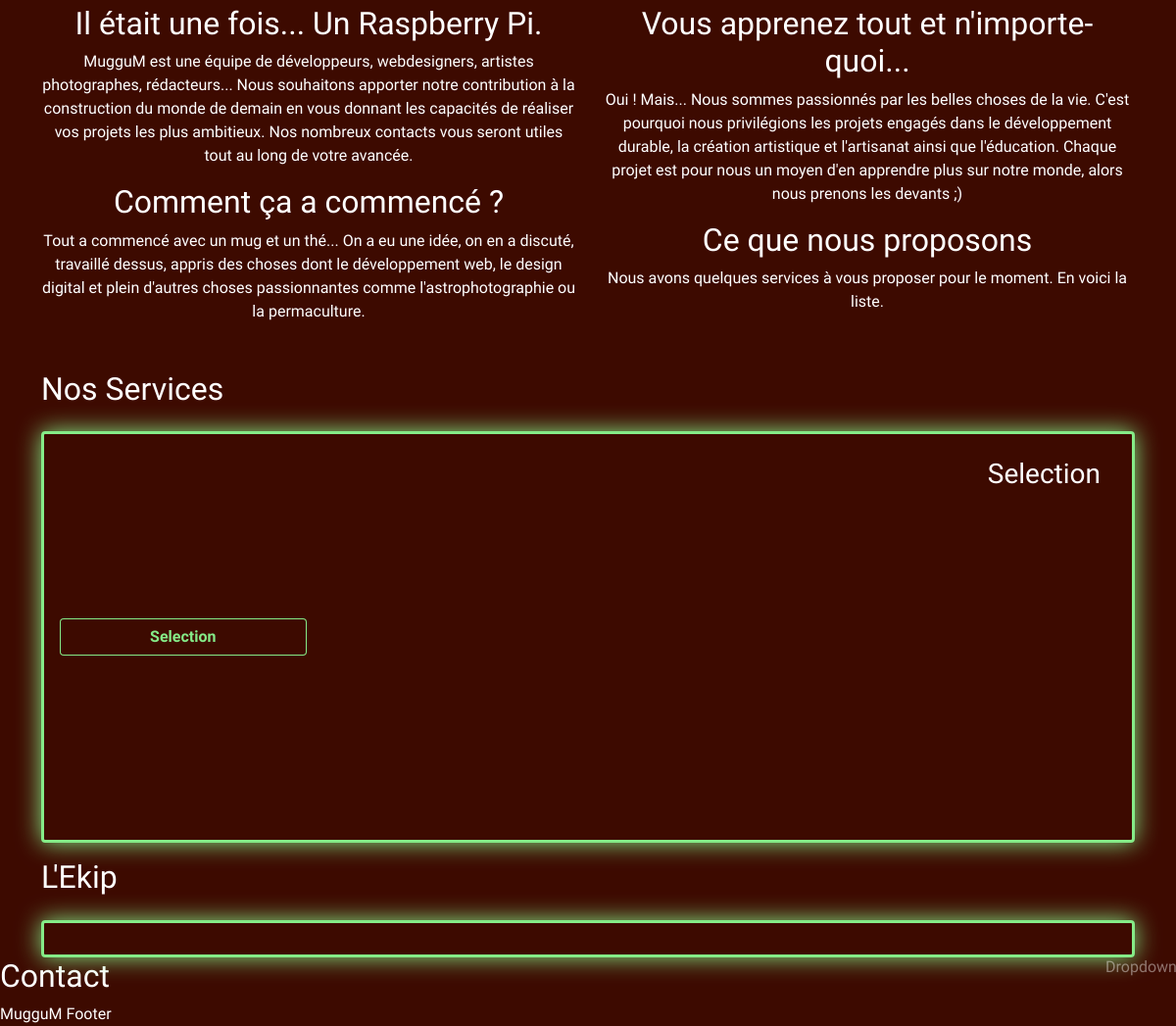
Before: / (lower part) with the older database file.
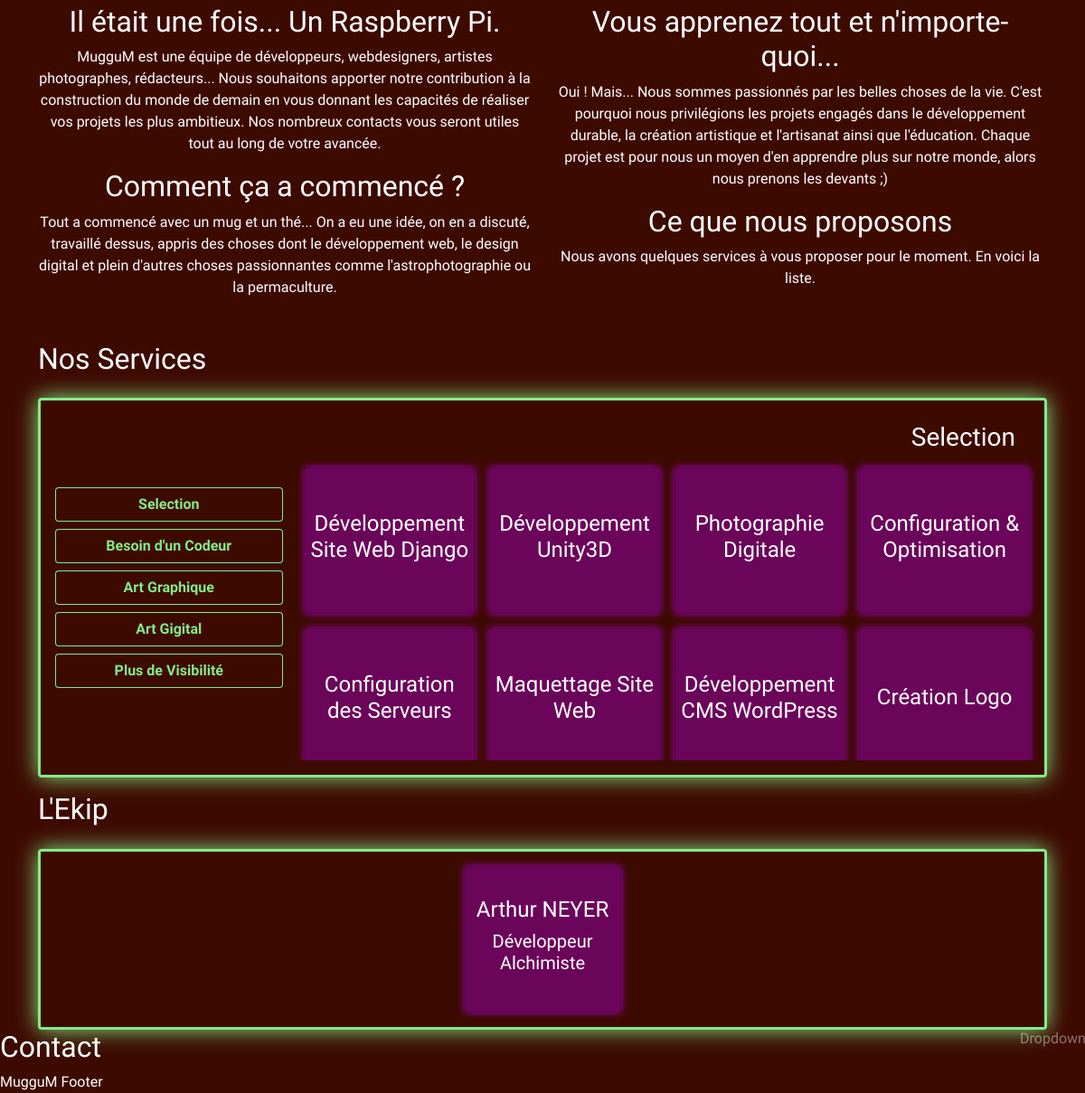
After: the same page with the newer database file.
### muggum/models.py (models this page shows, shortened)
class ServiceCategory(models.Model):
    title = models.CharField(max_length=31)
    energy = models.PositiveSmallIntegerField(default=0)

class Service(models.Model):
    category = models.ManyToManyField(ServiceCategory, null=True, related_name='service_set')
    title = models.CharField(max_length=31)
    description = models.TextField(max_length=2048, null=True, blank=True)
    online = models.BooleanField(default=False)
    selection = models.BooleanField(default=False)
    energy = models.PositiveSmallIntegerField(default=0)
    price = models.PositiveSmallIntegerField(default=0)
    price_fixe = models.BooleanField(default=False)

class Mug(models.Model):
    user = models.ForeignKey(User, on_delete=models.SET_NULL, null=True)
    firstname = models.CharField(max_length=31, null=True)
    lastname = models.CharField(max_length=31, null=True)
    job = models.CharField(max_length=31, null=True)

### muggum/views.py (the view)
# urls.py: path('', views.muggum, name='muggum_onepage'),
def muggum(request):
    services = Service.objects.filter(online=True).order_by('-energy').all()
    categories = ServiceCategory.objects.all()
    services_categories = []
    for service in services:
        for category in categories:
            if category in service.category.all():
                if category not in services_categories:
                    services_categories.append(category)
    selection = Service.objects.filter(selection=True, online=True).order_by('-energy').all()
    ekip = Mug.objects.all()
    context = {
        'services_categories': services_categories,
        'selection': selection,
        'ekip': ekip,
    }
    return render(request, 'muggum/muggum.html', context)

### muggum/templates/muggum/muggum.html (shortened to what this page needs)
{% extends "singularity/base.html" %}
{% load static %}
{% block stylesheets %}
  {{ block.super }}
  <link rel="stylesheet" href="{% static 'muggum/css/master.css' %}">
  <link rel="stylesheet" href="{% static 'muggum/css/btns.css' %}">
  <link rel="stylesheet" href="{% static 'muggum/css/filters.css' %}">
{% endblock stylesheets %}
{% block content %}
  {% include "muggum/components/navbar.html" %}
  {% include "muggum/sections/history.html" %}
  {% include "muggum/sections/services.html" %}
  {% include "muggum/sections/ekip.html" %}
  {% include "muggum/sections/contact.html" %}
  {% include "muggum/components/footer.html" %}
{% endblock content %}

### singularity/templates/singularity/base.html (shortened to what this page needs)
{% load static %}
{% load template_api_settings %}
<!DOCTYPE html>
<html lang="fr">
  <head>
      {% block stylesheets %}
        <link href="https://cdn.jsdelivr.net/npm/bootstrap@5.0.1/dist/css/bootstrap.min.css" rel="stylesheet">
      {% endblock stylesheets %}
  </head>
  <body id="singularity_body" onload="javascript:initSingularity();"
    data-badge="{% static 'singularity/universe_menu/images/clown_nebula_alpha.png' %}"
    data-pagename="identity_home">
    {% block content %}{% endblock content %}
  </body>
</html>

### muggum/templates/muggum/components/navbar.html
<nav class="muggum-fab">
  Dropdown
</nav>

### muggum/templates/muggum/sections/header.html (shortened to what this page needs)
{% load static %}

### muggum/templates/muggum/sections/history.html
<div class="container">
  <div class="row py-3">
    <div class="col-12 col-md-6">
      <div class="d-block">
        <h2 class="w-100 text-start text-md-center">
          Il était une fois... Un&nbspRaspberry&nbspPi.
        </h2>
        <p class="w-100 text-start text-md-center">
          MugguM est une équipe de développeurs, webdesigners, artistes photographes, rédacteurs...
          Nous souhaitons apporter notre contribution à la construction du monde de demain en vous
          donnant les capacités de réaliser vos projets les plus ambitieux. Nos nombreux contacts vous
          seront utiles tout au long de votre avancée.
        </p>
      </div>
      <div class="d-block">
        <h2 class="w-100 text-end text-md-center">
          Comment ça a commencé ?
        </h2>
        <p class="w-100 text-end text-md-center">
          Tout a commencé avec un mug et un thé... On a eu une idée, on en a discuté, travaillé dessus,
          appris des choses dont le développement web, le design digital et plein d'autres choses
          passionnantes comme l'astrophotographie ou la permaculture.
        </p>
      </div>
    </div>
    <div class="col-12 col-md-6">
      <div class="d-block">
        <h2 class="w-100 text-start text-md-center">
          Vous apprenez tout et n'importe-quoi...
        </h2>
        <p class="w-100 text-start text-md-center">
          Oui ! Mais... Nous sommes passionnés par les belles choses de la vie. C'est pourquoi nous
          privilégions les projets engagés dans le développement durable, la création artistique et
          l'artisanat ainsi que l'éducation. Chaque projet est pour nous un moyen d'en apprendre plus
          sur notre monde, alors nous prenons les devants ;)
        </p>
      </div>
      <div class="d-block">
        <h2 class="w-100 text-end text-md-center">
          Ce que nous proposons
        </h2>
        <p class="w-100 text-end text-md-center">
          Nous avons quelques services à vous proposer pour le moment. En voici la liste.
        </p>
      </div>
    </div>
  </div>
</div>

### muggum/templates/muggum/sections/services.html (shortened to what this page needs)
<div class="container">
  <h2 class="py-3">Nos Services</h2>
  <div class="card services-card">
    <div class="card-body h-100">
      <div class="row h-100">
        <div class="col-12 col-md-4 col-lg-3 d-flex flex-column justify-content-center h-100">
          <div class="row g-2 justify-content-center">
            <div class="col-12">
              <a class="w-100 btn btn-secondary btn-service-category" href="#">Selection</a>
            </div>
            {% for category in services_categories %}
              <div class="col-12">
                <a class="w-100 btn btn-secondary btn-service-category" href="#">{{ category.title }}</a>
              </div>
            {% endfor %}
          </div>
        </div>
        <div class="col-12 col-md-8 col-lg-9 h-100 d-none d-md-block service-list">
          <h3 class="text-end px-3 py-2">Selection</h3>
          <div class="row g-3 justify-content-center">
            {% for service in selection %}
              <div class="col-12 col-sm-6 col-md-5 col-lg-3">
                <div class="card card-service">
                  <h4 class="text-center">
                    {{ service.title }}
                  </h4>
                </div>
              </div>
            {% endfor %}
          </div>
        </div>
      </div>
    </div>
  </div>
</div>

### muggum/templates/muggum/sections/ekip.html (shortened to what this page needs)
<div class="container">
  <h2 class="py-3">L'Ekip</h2>
  <div class="card ekip-card">
    <div class="card-body">
      <div class="row g-2 justify-content-evenly">
        {% for mug in ekip %}
          <div class="col-12 col-sm-8 col-md-4 col-lg-3 col-xl-2">
            <div class="card card-mug">
              <h4 class="text-center">{{ mug.firstname }} {{ mug.lastname }}</h4>
              <h5 class="text-center">{{ mug.job }}</h5>
            </div>
          </div>
        {% endfor %}
      </div>
    </div>
  </div>
</div>

### muggum/templates/muggum/sections/contact.html
<h2>Contact</h2>

### muggum/templates/muggum/components/footer.html
<footer>
  MugguM Footer
</footer>

### muggum/static/muggum/css/master.css (style rules this page uses)
* { font-family:"Dosis",sans-serif }
body { margin:0;padding-top:24px;background-color:#3d0a00;color:#fff }
.services-card { max-height:420px;height:420px }
.services-card .service-list { overflow-y:auto }
.services-card,.ekip-card { background-color:transparent !important;border:3px solid rgba(139,254,147,.92);box-shadow:0 0 24px rgba(139,254,147,.92) }
.services-card .card-service,.services-card .card-mug,.ekip-card .card-service,.ekip-card .card-mug { height:162px;background-color:rgba(171,0,214,.42);box-shadow:0 0 9px rgba(171,0,214,.92);display:flex;justify-content:center;align-items:center;transition-duration:.21s }

### muggum/static/muggum/css/btns.css (style rules this page uses)
.muggum-fab { z-index:9999;position:fixed;bottom:24px;right:24px;width:48px;height:48px;opacity:.42;transition-duration:.618s }
a.btn { transition-duration:.21s }
.btn.btn-secondary { color:rgba(139,254,147,.92);background-color:#3d0a00;border-color:rgba(139,254,147,.92);font-weight:700 }

Changed rows visible on the page:
added ServiceCategory: title "Besoin d'un Codeur"
added ServiceCategory: title "Art Graphique"
added ServiceCategory: title "Art Gigital"
added ServiceCategory: title "Plus de Visibilité"
added Service: title "Développement Site Web Django"
added Service: title "Développement Unity3D"
added Service: title "Photographie Digitale"
added Service: title "Configuration & Optimisation"
added Service: title "Configuration des Serveurs"
added Service: title "Maquettage Site Web"
added Service: title "Développement CMS WordPress"
added Service: title "Création Logo"
added Mug: firstname "Arthur", lastname "NEYER", job "Développeur Alchimiste"
